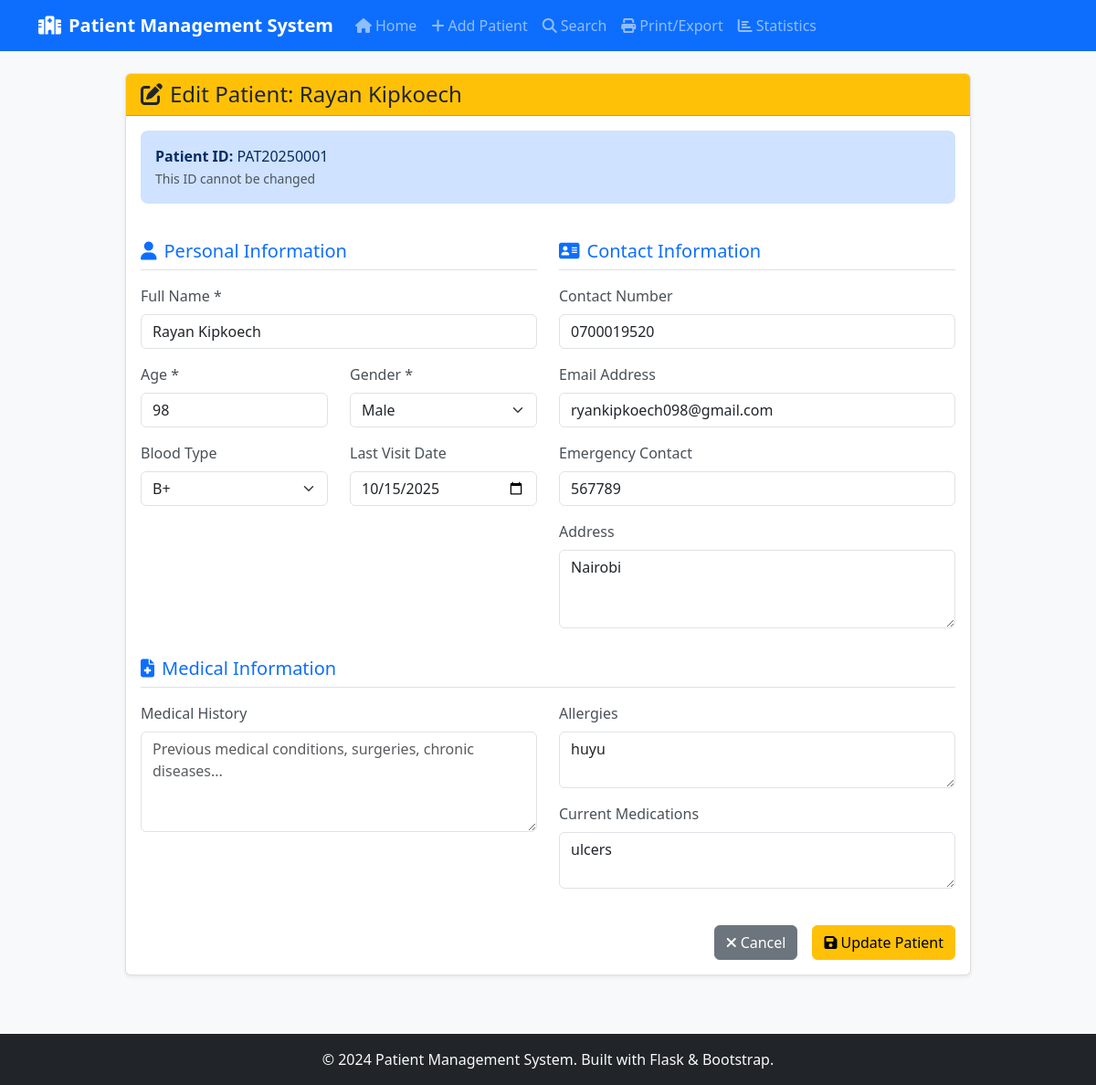
The page /edit/PAT20250001 on the database its author committed.
### tables this page shows
CREATE TABLE patients (
            id INTEGER PRIMARY KEY AUTOINCREMENT,
            patient_id TEXT UNIQUE NOT NULL,
            name TEXT NOT NULL,
            age INTEGER NOT NULL,
            gender TEXT NOT NULL,
            contact TEXT,
            email TEXT,
            address TEXT,
            medical_history TEXT,
            allergies TEXT,
            medications TEXT,
            last_visit DATE,
            emergency_contact TEXT,
            blood_type TEXT,
            created_at TIMESTAMP DEFAULT CURRENT_TIMESTAMP
        );

### app.py (the view, shortened to what this page needs)
@app.route('/edit/<string:patient_id>', methods=['GET', 'POST'])
def edit_patient(patient_id):
    conn = get_db_connection()
    cursor = conn.cursor()
    cursor.execute("SELECT * FROM patients WHERE patient_id=?", (patient_id,))
    patient = cursor.fetchone()
    conn.close()
    if patient:
        return render_template('edit_patient.html', patient=patient)
    else:
        flash('❌ Patient not found!', 'error')
        return redirect(url_for('index'))

### app.py (called while the page is built)
def get_db_connection():
    conn = sqlite3.connect(DATABASE)
    conn.row_factory = sqlite3.Row
    return conn

### templates/edit_patient.html (shortened to what this page needs)
{% extends "base.html" %}
{% block content %}
<div class="row justify-content-center">
    <div class="col-lg-10">
        <div class="card">
            <div class="card-header bg-warning text-dark">
                <h4 class="card-title mb-0">
                    <i class="fas fa-edit me-2"></i>Edit Patient: {{ patient['name'] }}
                </h4>
            </div>
            <div class="card-body">
                <form method="POST" id="patientForm">
                    <div class="row">
                        <div class="col-12 mb-4">
                            <div class="alert alert-primary">
                                <strong>Patient ID:</strong> {{ patient['patient_id'] }}
                                <br><small class="text-muted">This ID cannot be changed</small>
                            </div>
                        </div>
                        <div class="col-md-6">
                            <h5 class="border-bottom pb-2 mb-3 text-primary">
                                <i class="fas fa-user me-2"></i>Personal Information
                            </h5>
                            <div class="mb-3">
                                <label for="name" class="form-label">Full Name *</label>
                                <input type="text" class="form-control" id="name" name="name"
                                       value="{{ patient['name'] }}" required>
                            </div>
                            <div class="row">
                                <div class="col-md-6 mb-3">
                                    <label for="age" class="form-label">Age *</label>
                                    <input type="number" class="form-control" id="age" name="age"
                                           value="{{ patient['age'] }}" required min="0" max="150">
                                </div>
                                <div class="col-md-6 mb-3">
                                    <label for="gender" class="form-label">Gender *</label>
                                    <select class="form-select" id="gender" name="gender" required>
                                        <option value="Male" {% if patient['gender'] == 'Male' %}selected{% endif %}>Male</option>
                                    </select>
                                </div>
                            </div>
                            <div class="row">
                                <div class="col-md-6 mb-3">
                                    <label for="blood_type" class="form-label">Blood Type</label>
                                    <select class="form-select" id="blood_type" name="blood_type">
                                        <option value="B+" {% if patient['blood_type'] == 'B+' %}selected{% endif %}>B+</option>
                                    </select>
                                </div>
                                <div class="col-md-6 mb-3">
                                    <label for="last_visit" class="form-label">Last Visit Date</label>
                                    <input type="date" class="form-control" id="last_visit" name="last_visit"
                                           value="{{ patient['last_visit'] if patient['last_visit'] }}">
                                </div>
                            </div>
                        </div>
                        <div class="col-md-6">
                            <h5 class="border-bottom pb-2 mb-3 text-primary">
                                <i class="fas fa-address-card me-2"></i>Contact Information
                            </h5>
                            <div class="mb-3">
                                <label for="contact" class="form-label">Contact Number</label>
                                <input type="tel" class="form-control" id="contact" name="contact"
                                       value="{{ patient['contact'] if patient['contact'] }}"
                                       placeholder="Phone number">
                            </div>
                            <div class="mb-3">
                                <label for="email" class="form-label">Email Address</label>
                                <input type="email" class="form-control" id="email" name="email"
                                       value="{{ patient['email'] if patient['email'] }}"
                                       placeholder="email@example.com">
                            </div>
                            <div class="mb-3">
                                <label for="emergency_contact" class="form-label">Emergency Contact</label>
                                <input type="text" class="form-control" id="emergency_contact" name="emergency_contact"
                                       value="{{ patient['emergency_contact'] if patient['emergency_contact'] }}"
                                       placeholder="Emergency contact person and number">
                            </div>
                            <div class="mb-3">
                                <label for="address" class="form-label">Address</label>
                                <textarea class="form-control" id="address" name="address" rows="3"
                                          placeholder="Full address">{{ patient['address'] if patient['address'] }}</textarea>
                            </div>
                        </div>
                    </div>
                    <div class="row mt-3">
                        <div class="col-12">
                            <h5 class="border-bottom pb-2 mb-3 text-primary">
                                <i class="fas fa-file-medical me-2"></i>Medical Information
                            </h5>
                            <div class="row">
                                <div class="col-md-6 mb-3">
                                    <label for="medical_history" class="form-label">Medical History</label>
                                    <textarea class="form-control" id="medical_history" name="medical_history" rows="4"
                                              placeholder="Previous medical conditions, surgeries, chronic diseases...">{{ patient['medical_history'] if patient['medical_history'] }}</textarea>
                                </div>
                                <div class="col-md-6">
                                    <div class="mb-3">
                                        <label for="allergies" class="form-label">Allergies</label>
                                        <textarea class="form-control" id="allergies" name="allergies" rows="2"
                                                  placeholder="Known allergies...">{{ patient['allergies'] if patient['allergies'] }}</textarea>
                                    </div>
                                    <div class="mb-3">
                                        <label for="medications" class="form-label">Current Medications</label>
                                        <textarea class="form-control" id="medications" name="medications" rows="2"
                                                  placeholder="Current medications and dosages...">{{ patient['medications'] if patient['medications'] }}</textarea>
                                    </div>
                                </div>
                            </div>
                        </div>
                    </div>
                    <div class="row mt-4">
                        <div class="col-12">
                            <div class="d-grid gap-2 d-md-flex justify-content-md-end">
                                <a href="{{ url_for('index') }}" class="btn btn-secondary me-md-2">
                                    <i class="fas fa-times me-1"></i>Cancel
                                </a>
                                <button type="submit" class="btn btn-warning">
                                    <i class="fas fa-save me-1"></i>Update Patient
                                </button>
                            </div>
                        </div>
                    </div>
                </form>
            </div>
        </div>
    </div>
</div>
{% endblock %}

### style.css (style rules this page uses)
body { background-color: #f8f9fa; font-family: 'Segoe UI', Tahoma, Geneva, Verdana, sans-serif; }
.card { box-shadow: 0 0.125rem 0.25rem rgba(0, 0, 0, 0.075); border: 1px solid rgba(0, 0, 0, 0.125); margin-bottom: 1rem; }
.card-header { font-weight: 600; }
.btn { border-radius: 0.375rem; }
.alert { border: none; border-radius: 0.5rem; }
.form-label { font-weight: 500; color: #495057; }

### rows shown on the page
patients: name "Rayan Kipkoech", patient_id "PAT20250001", age "98", gender "Male", blood_type "B+", last_visit "10/15/2025", contact "0700019520", email "ryankipkoech098@gmail.com", emergency_contact "567789", address "Nairobi", allergies "huyu", medications "ulcers"
